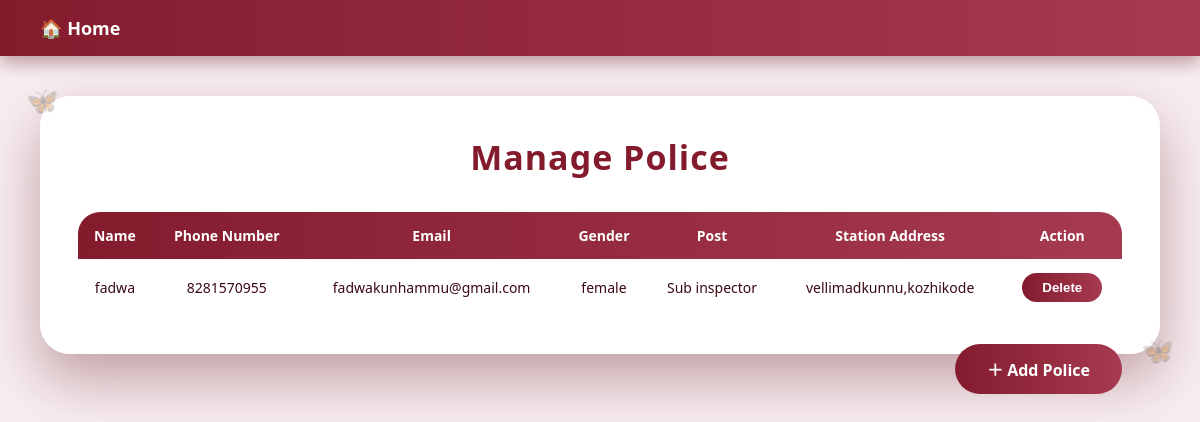
Before: /viewpolice with the older database file.
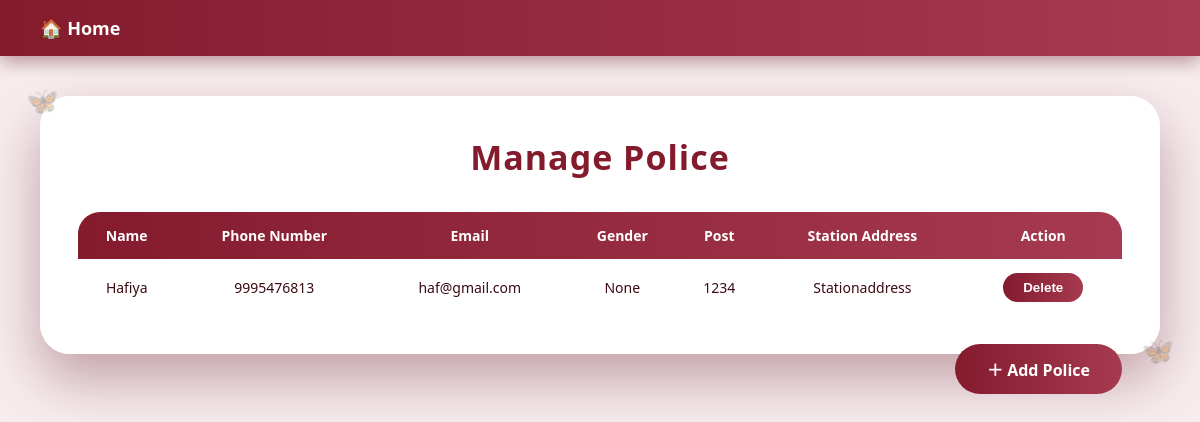
After: the same page with the newer database file.
### Womencare/models.py (models this page shows)
class PoliceTable(models.Model):
    login_id=models.ForeignKey(LoginTable,on_delete=models.CASCADE,null=True,blank=True)
    Name=models.CharField(max_length=100,null=True,blank=True)
    Phone_number=models.BigIntegerField()
    Email=models.CharField(max_length=100,null=True,blank=True)
    Gender=models.CharField(max_length=15,null=True,blank=True)
    post=models.CharField(max_length=100,null=True,blank=True)
    Stationaddress=models.CharField(max_length=1000,null=True,blank=True)

### Womencare/views.py (the view)
# urls.py: path('viewpolice', PolicePage.as_view(), name='viewpolice'),
class PolicePage(View):
    def get(self, request):
        obj=PoliceTable.objects.all()
        return render(request, 'administration/viewpolice.html',{'val':obj})

### templates/administration/viewpolice.html (shortened to what this page needs)
<!DOCTYPE html>
<html lang="en">
<head>
</head>
<body>
<div class="navbar">
    <a href="/Admin_home">🏠 Home</a>
</div>
<div class="container">
    <div class="butterfly b1">🦋</div>
    <div class="butterfly b2">🦋</div>
    <h2>Manage Police</h2>
    <table>
        <thead>
            <tr>
                <th>Name</th>
                <th>Phone Number</th>
                <th>Email</th>
                <th>Gender</th>
                <th>Post</th>
                <th>Station Address</th>
                <th>Action</th>
            </tr>
        </thead>
        <tbody>
            {% for i in val %}
            <tr>
                <td>{{ i.Name }}</td>
                <td>{{ i.Phone_number }}</td>
                <td>{{ i.Email }}</td>
                <td>{{ i.Gender }}</td>
                <td>{{ i.post }}</td>
                <td>{{ i.Stationaddress }}</td>
                <td>
                    <button onclick="window.location='/DeletePolice/{{i.login_id.id}}'">Delete</button>
                </td>
            </tr>
            {% endfor %}
        </tbody>
    </table>
    <a href="/PoliceaddPage" class="add-btn">＋ Add Police</a>
</div>
</body>
</html>

Changed rows visible on the page:
removed PoliceTable: Name "fadwa", Phone_number "8281570955", Email "fadwakunhammu@gmail.com", Gender "female", post "Sub inspector", Stationaddress "vellimadkunnu,kozhikode"
added PoliceTable: Name "Hafiya", Phone_number "9995476813", Email "haf@gmail.com", Gender "None", post "1234", Stationaddress "Stationaddress"
